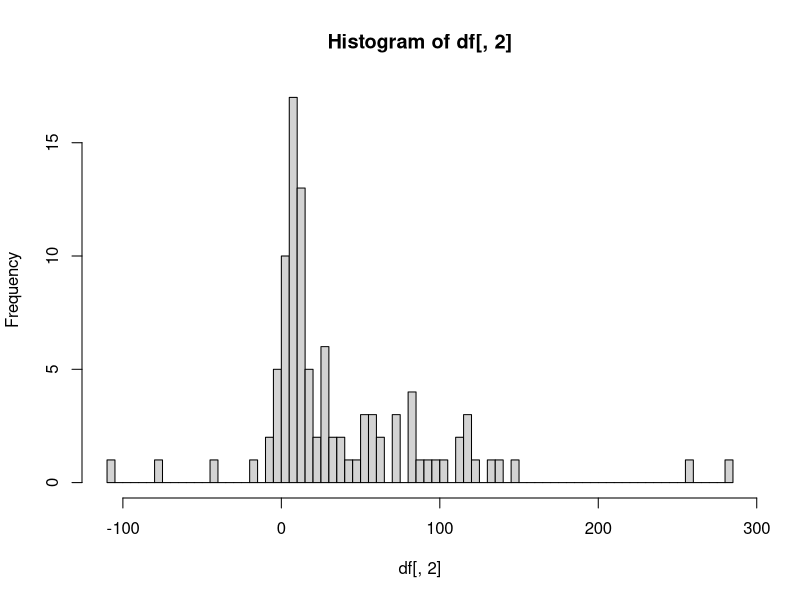

Reproduce this figure in R.
# gamma - transition matrix
# mu - vector of (increasing) means of each state
# m - number of states
# delta - the initial probabilities of each state
# N - length of time series we are generating (uses T in the book but replace with N to 
# avoid conflict with boolean operator)

# MU's MUST BE IN INCREASING ORDER


DataGenerator <- function(gamma, mu, N)
  {
  
  m <- dim(gamma)[1] # number of states 
  
  U <- matrix(1, nrow = m, ncol = m)  # m x m matrix of ones

  delta <- matrix(1, nrow = 1, ncol = m) %*% solve(diag(m) - gamma + U) # solving this equation to find delta
  # delta <- eigen(gamma)$vector[,1]/sum(eigen(gamma)$vector[,1])        
  
  # for ease of notation in the for loop, we will denote delta and 
  # all future transition probabilities transition_probs
  transition_probs <- delta
  
  df = data.frame(matrix(vector(), N, 2, dimnames=list(c(), c("State","Data")))) # creating an empty N x 2 
  # dataframe to store states and observations in 
  
  for (i in 1:N) {
    state <- sample(c(1:m), size=1, prob=as.vector(transition_probs)) # sample a state using transition 
                                                                      # probability, given previous state
    
    mu_state <- mu[state] # obtaining the mean associated with the new state we have sampled
    
    x <- rnorm(1, mean = mu_state, sd = mu_state) # generating an observation using this state-dependent 
                                                  # distribution
    df[i, ] <- c(state, x) # storing the state and the observation
    
    transition_probs <- gamma[state,] # obtaining the transition probabilities associated with this state
    # repeats the loop for N iterations to generate N observations 
    }
  return(df)
}

#####
# Testing the data generation matrix

gamma = matrix(c(1/3, 1/3, 1/3, 2/3, 0, 1/3, 1/2, 1/2, 0), nrow = 3, byrow = TRUE)
mu <- c(10, 50, 100)

df <- DataGenerator(gamma, mu, 100)
head(df)

hist(df[,2], breaks = 100)


